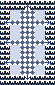

The image is a tile-based game level rendered from a .tmx file. Its description and complete source (layers, tilesets, objects, tile grids) follow:
An orthogonal 11x17 tile map with 5x5 px tiles, 1 tile layer (Tile Layer 1).

<map version="1.10" tiledversion="1.11.1" orientation="orthogonal" renderorder="right-up" width="11" height="17" tilewidth="5" tileheight="5" infinite="0" nextlayerid="4" nextobjectid="1">
 <properties>
  <property name="ambient_light" type="float" value="0" />
  <property name="skybox_bottom" value="" />
  <property name="skybox_east" value="" />
  <property name="skybox_north" value="" />
  <property name="skybox_south" value="" />
  <property name="skybox_top" value="" />
  <property name="skybox_west" value="" />
 </properties>
 <tileset firstgid="1" source="tileset.tsx" />
 <layer id="1" name="Tile Layer 1" width="11" height="17">
  <data encoding="csv">
2,2,2,2,2,2,2,2,2,2,2,
2,2,2,2,2,4,2,2,2,2,2,
2,2,1,1,7,7,7,1,1,2,2,
2,2,1,1,7,7,7,1,1,2,2,
2,5,7,7,7,7,7,7,7,3,2,
2,2,1,1,7,7,7,1,1,2,2,
2,2,1,1,7,7,7,1,1,2,2,
2,2,1,1,7,7,7,1,1,2,2,
2,5,7,7,7,7,7,7,7,3,2,
2,2,1,1,7,7,7,1,1,2,2,
2,2,1,1,7,7,7,1,1,2,2,
2,2,1,1,7,7,7,1,1,2,2,
2,5,7,7,7,7,7,7,7,3,2,
2,2,1,1,7,7,7,1,1,2,2,
2,2,1,1,7,7,7,1,1,2,2,
2,2,2,2,2,6,2,2,2,2,2,
2,2,2,2,2,2,2,2,2,2,2
</data>
 </layer>
</map>
